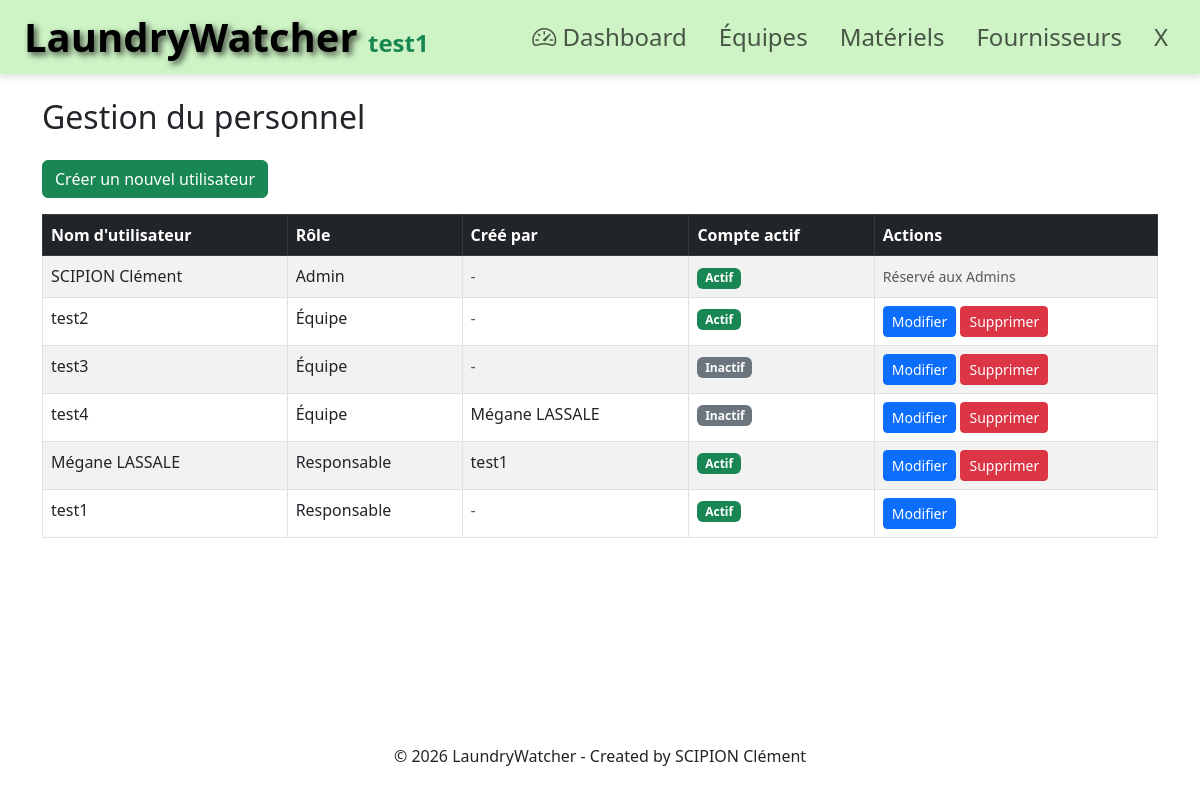
Before: /staff/ (signed in) with the older database file.
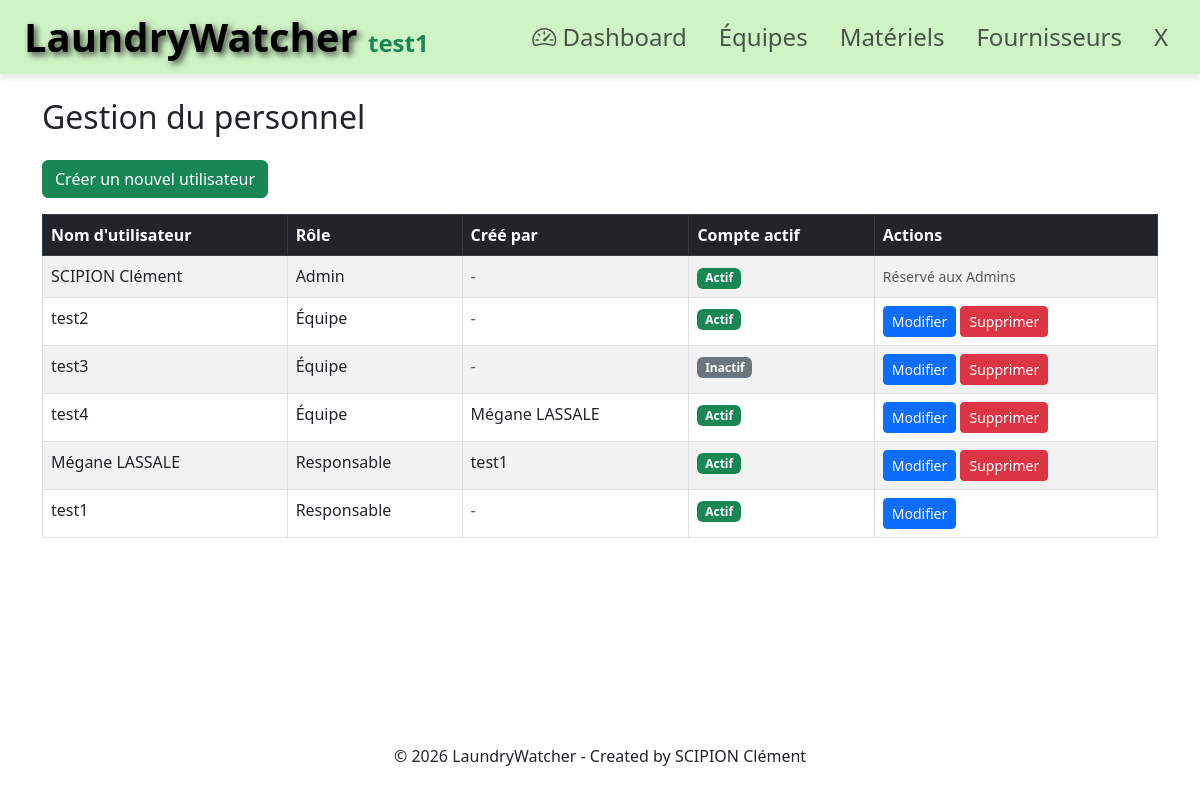
After: the same page with the newer database file.
### authentication/models.py (models this page shows, shortened)
class User(AbstractUser):
    username = models.CharField(
        max_length=150,
        unique=True,
        validators=[UsernameWithSpacesValidator()],
        error_messages={
            'unique': "Un utilisateur avec ce nom existe déjà.",
        },
    )
    ADMIN = 'ADMIN'
    DIRECTOR = 'DIRECTOR'
    CREW = 'CREW'
    ROLE_CHOICES = [
        (ADMIN, 'Admin'),
        (DIRECTOR, 'Responsable'),
        (CREW, 'Équipe'),
    ]
    role = models.CharField(max_length=15, choices=ROLE_CHOICES, default=CREW)
    still_active = models.BooleanField(default=True)
    created_by = models.ForeignKey(
        settings.AUTH_USER_MODEL,
        on_delete=models.SET_NULL,
        null=True,
        blank=True,
        related_name='created_users'
    )
    revoked_by = models.ForeignKey(
        settings.AUTH_USER_MODEL,
        on_delete=models.SET_NULL,
        null=True,
        blank=True,
        related_name='revoked_users'
    )
    date_start_contract = models.DateField(
        null=True,
        blank=True,
        verbose_name="Date début contrat"
    )
    date_end_contract = models.DateField(
        null=True,
        blank=True,
        verbose_name="Date fin contrat"
    )
    class Meta:
        verbose_name = "Utilisateur"
        verbose_name_plural = "Utilisateurs"
        indexes = [
            models.Index(fields=['role'], name='user_role_idx'),
            models.Index(fields=['still_active'], name='user_active_idx'),
            models.Index(fields=['date_end_contract'], name='user_end_contract_idx'),
            models.Index(
                fields=['role', 'still_active'],
                name='user_role_active_idx'
            ),
            models.Index(
                fields=['role', 'date_end_contract'],
                name='user_role_contract_idx'
            ),
        ]

### core/views.py (the view)
# urls.py: path('staff/', core.views.staff_management, name='staff_management'),
@login_required
@permission_required('authentication.view_user', raise_exception=True)
def staff_management(request):
    users = User.objects.all().order_by('role', 'username')
    return render(request, 'staff_management.html', {'users': users})

### authentication/templatetags/auth_extras.py (called while the page is built)
@register.filter(name='has_group')
def has_group(user, group_name):
    if not user.is_authenticated:
        return False
    return user.groups.filter(name=group_name).exists()

### core/templates/staff_management.html (shortened to what this page needs)
{% extends 'base.html' %}
{% load static %}
{% load auth_extras %}
{% block content %}
<div class="container mt-4">
    <h2 class="mb-4">Gestion du personnel</h2>
    <div class="mb-3">
        <a href="{% url 'create_user' %}" class="btn btn-success">Créer un nouvel utilisateur</a>
    </div>
    <div class="table-responsive">
        <table class="table table-striped table-bordered">
            <thead class="table-dark">
                <tr>
                    <th>Nom d'utilisateur</th>
                    <th>Rôle</th>
                    <th>Créé par</th>
                    <th>Compte actif</th>
                    <th>Actions</th>
                </tr>
            </thead>
            <tbody>
                {% for user in users %}
                <tr class="clickable-row" style="cursor: pointer;" data-modal-id="userDetailModal{{ user.id }}">
                    <td>{{ user.username }}</td>
                    <td>{{ user.get_role_display }}</td>
                    <td>
                        {% if user.created_by %}
                            {{ user.created_by.username }}
                        {% else %}
                            <span class="text-muted">-</span>
                        {% endif %}
                    </td>
                    <td>
                        {% if user.is_active %}
                            <span class="badge bg-success">Actif</span>
                        {% else %}
                            <span class="badge bg-secondary">Inactif</span>
                        {% endif %}
                    </td>
                    <td onclick="event.stopPropagation();">
                        {% if user.role == 'ADMIN' and not request.user|has_group:"Admin" %}
                            <span class="text-muted small">Réservé aux Admins</span>
                        {% elif user.id == request.user.id %}
                            <a href="{% url 'change_user' user_id=user.id %}" class="btn btn-sm btn-primary">Modifier</a>
                        {% else %}
                            <a href="{% url 'change_user' user_id=user.id %}" class="btn btn-sm btn-primary">Modifier</a>
                            <button type="button" class="btn btn-sm btn-danger"
                                    data-bs-toggle="modal"
                                    data-bs-target="#deleteModal{{ user.id }}"
                                    data-username="{{ user.username }}"
                                    onclick="event.stopPropagation();">
                                Supprimer
                            </button>
                        {% endif %}
                    </td>
                </tr>
                {% endfor %}
            </tbody>
        </table>
    </div>
</div>
{% endblock %}

Changed rows visible on the page:
changed User "test4": is_active "Inactif" → "Actif"
